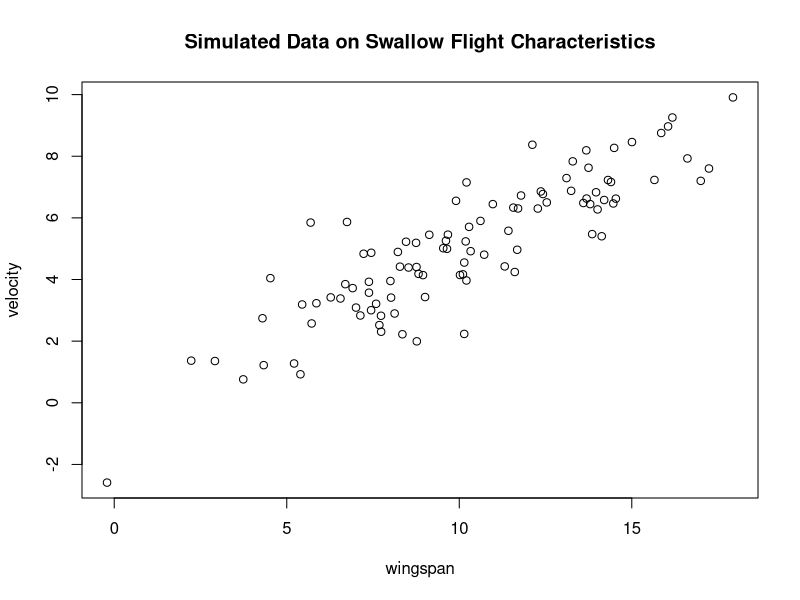
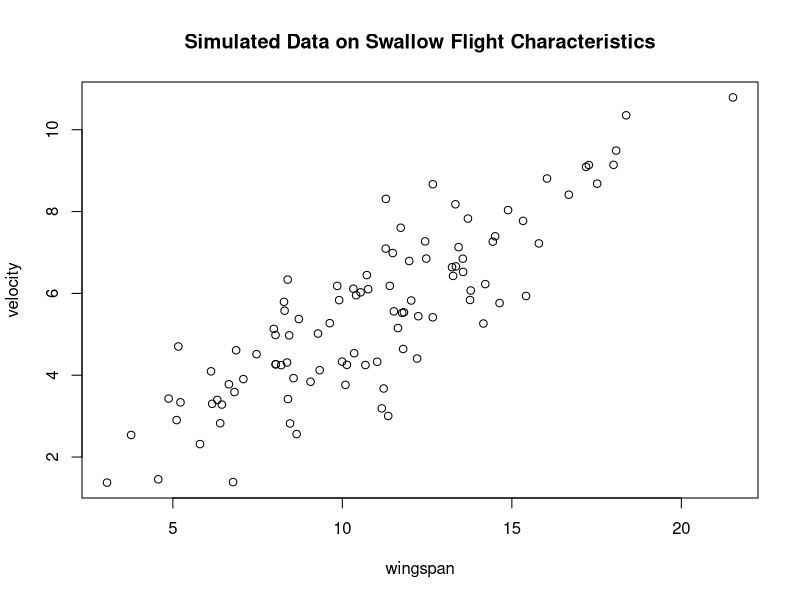
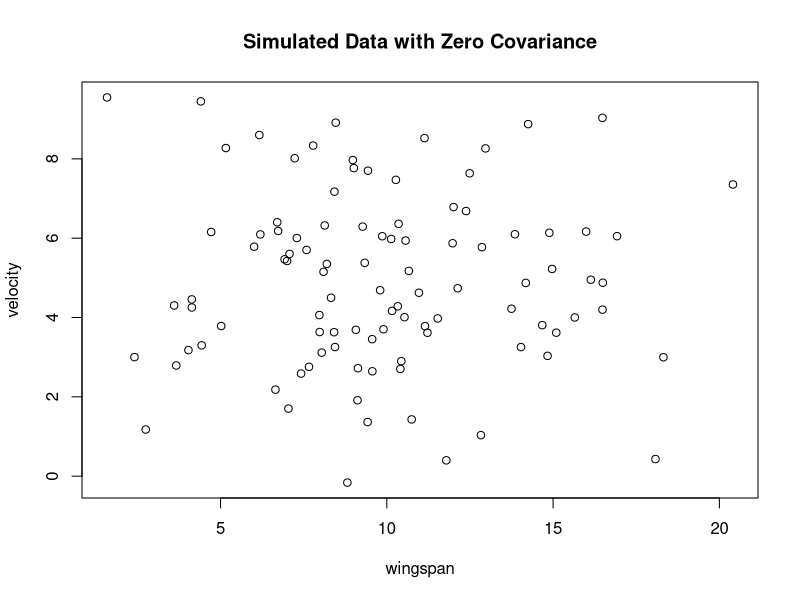

These charts were generated, in order, by the following R code:
#####################################################################
# Program Name: joint_distributions.R
# Analyst     : Paul Laskowski
#
#####################################################################

#####################################################################
# Setup

# We will use the mvrnorm function in the MASS package
library(MASS)

# setting the seed will ensure different users generate the
# same random draws.
set.seed(898)

#####################################################################
# Using joint distributions in R
# 
# Suppose we want to simulate draws from two random variables, X and Y,
# with some joint distribution.  It is often easiest to begin with the
# marginal distribution of X to generate the X-values, then use the 
# conditional distribution of Y to generate the Y values.

# For example, suppose know the marginal distribution of adult swallow 
# wingspans.  Furthermore, we may understand the relationship between
# wingspan and airspeed velocity so that given a wingspan, we know the
# conditional distribution of velocity.

# Here, we assume that the marginal distribution of wingspan is normal, with
# mean 10 inches and standard deviation 4 inches.  We first generate 100 
# draws from this distribution.

wingspan = rnorm(100, mean = 10, sd = 4)

# Next, we'll assume that given a particular wingspan, the airspeed velocity
# has a normal distribution with mean 0.5 * wingspan and standard deviation 1.

velocity = 0.5 * wingspan + rnorm(100)

# Let's visualize the simulated sample we created
plot(wingspan, velocity, main = "Simulated Data on Swallow Flight Characteristics")


#####################################################################
# Multivariate Normal Distributions

# The joint distribution we created to represent swallows belongs to a
# special class of distributions called bivariate normal.  This class
# of distributions has a lot of nice properties that make it a popular
# choice for many statistical procedures.

# One interesting point is that we could have performed our swallow
# simulation the other way around: we could have started by drawing the 
# velocity values from a normal distribution, then modeled the wingspan
# values as a linear function of the velocity values plus a draw from 
# a normal distribution.

# More generally, if you imagine taking a "slice" through the bivariate 
# normal distribution in any direction (along the x-axis, along the y-axis,
# or along a diagonal), you'll get a normal curve.  There's nothing too
# special about these axes: if you stretch a bivariate normal distribution
# in any direction, you'll get a bivariate normal distribution.

# It turns out that any bivariate normal distribution can be completely
# described by just five values: the mean of X, the mean of Y, the variance
# of X, the variance of Y, and the covariance between X and Y.

# Some of the time, it might be easier for use to draw the X and Y values
# from a bivariate normal distribution at the same times.  We can do this 
# with the mvrnorm function in the MASS package.
?mvrnorm

# First, we need a vector of the means.  We chose 10 as the mean
# of wingspan and we can compute the mean of velocity to be 5.
mu = c(10, 5)

# Next, we need a variance-covariate matrix to represent the dispersion
# in our variables.  We already know the variance of wingspan is 16.
# With a little manipulation, we can compute the variance of velocity 
# to be 5.  We can also compute the covariance between the two to be
# 8.  We put these values into a variance-covariance matrix as follows:

Sigma = matrix(c(16,8,8,5),2,2)

# Notice that the variances appear on the main diagonal.  The covariance
# appears in both the upper right and lower left corner.

# Putting these together, we can simulate draws as follows:
data = mvrnorm(100, mu, Sigma)
colnames(data) = c("wingspan", "velocity")
head(data)

plot(data, main = "Simulated Data on Swallow Flight Characteristics")

# Note that the sample is different than the one we computed before,
# even though the joint distribution is the same, since we're using
# new randomness.

# Just for fun, let's see what would happen if we set the covariance between
# our two variables to be zero:
Sigma2 = matrix(c(16,0,0,5),2,2)
data2 = mvrnorm(100, mu, Sigma2)
colnames(data2) = c("wingspan", "velocity")

plot(data2, main = "Simulated Data with Zero Covariance")

# Notice that there is no noticable relationship between the variables.
# This is because we've constructed them to be independent.